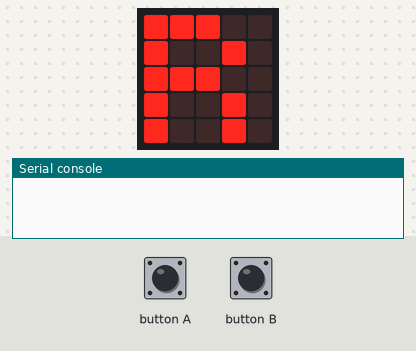
This program was run on a simulated BBC micro:bit (MakeCode). Shown: the board's 5×5 LED display, the last lines printed to the serial console. The inputs (shaded band) are chosen by the test bench.

Above: at 1.6 s.
1.7 s: button A pressed for 0.15 s
At 2.6 s:
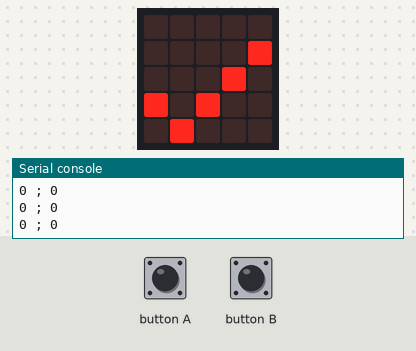
3.3 s: button B pressed for 0.15 s
At 3.8 s:
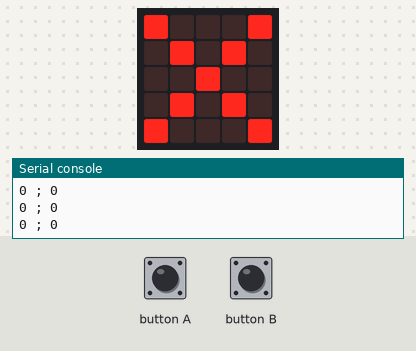
Timing chart, 0 to 6.3 s (numbered marks = the images above; inputs shaded):
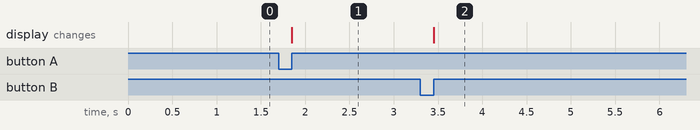

The program:

main.ts
```typescript
input.onButtonPressed(Button.A, function () {
    basic.showIcon(IconNames.Yes)
    Go = 1
    To = temps
})
input.onButtonPressed(Button.B, function () {
    basic.showIcon(IconNames.No)
    Go = 0
    To = 0
    temps = 0
})
radio.onReceivedValue(function (name, value) {
    if (name == "acc") {
        acceleration = value
    }
    if (name == "T") {
        temps = value
    }
})
let Temps2 = 0
let acceleration = 0
let temps = 0
let To = 0
let Go = 0
basic.showLeds(`
    # # # . .
    # . . # .
    # # # . .
    # . . # .
    # . . # .
    `)
radio.setGroup(1)
serial.redirectToUSB()
Go = 0
basic.forever(function () {
    if (Go == 1) {
        Temps2 = temps - To
        serial.writeLine("" + acceleration + " ; " + Temps2)
    }
})
```

test.ts
```typescript
// les tests vont ici ; cela ne sera pas compilé si ce paquet est utilisé en tant qu'extension.
```

Measured:
- after the input at 1.7 s, the display: changes after 0.15 s (image 1)
- after the input at 3.3 s, the display: changes after 0.15 s (image 2)
